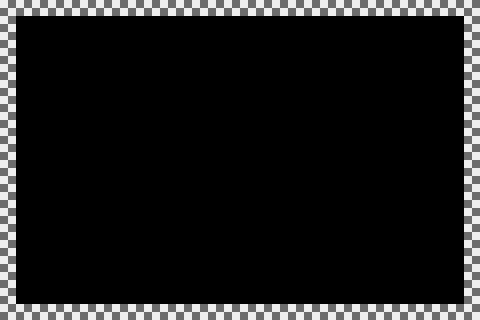

Below is a game level as drawn by its tile map, then a one-line description and the .tmx that defines it (tile-layer data replaced by summaries):
An orthogonal 30x20 tile map with 16x16 px tiles, 2 tile layers (bricks, solidbricks), 3 tilesets and 3 objects (SpawnPoint).

<map version="1.0" orientation="orthogonal" width="30" height="20" tilewidth="16" tileheight="16">
 <tileset firstgid="1" name="TileSetTemplate" tilewidth="16" tileheight="16">
  <image source="../Documents/Mad Agents Project/Mad Agents/TileSetTemplate.png" width="64" height="64" />
 </tileset>
 <tileset firstgid="17" name="TileSetTemplateSolid" tilewidth="16" tileheight="16">
  <image source="../Documents/Mad Agents Project/Mad Agents/TileSetTemplateSolid.png" width="64" height="64" />
 </tileset>
 <tileset firstgid="33" name="Tile T" tilewidth="16" tileheight="16">
  <image source="../Documents/Mad Agents Project/Mad Agents/Tile T.png" width="16" height="16" />
 </tileset>
 <layer name="bricks" width="30" height="20">
  <data>[600 cells, 0 non-empty, 0 distinct tile ids]</data>
 </layer>
 <layer name="solidbricks" width="30" height="20">
  <data>[600 cells, 96 non-empty, 1 distinct tile ids]</data>
 </layer>
 <objectgroup name="Objects" width="30" height="20">
  <object x="441" y="107" height="1" />
  <object x="441" y="178" height="1" />
  <object name="SpawnPoint" x="73" y="287">
   <properties>
    <property name="SpawnPoint" value="1" />
   </properties>
  </object>
 </objectgroup>
</map>
